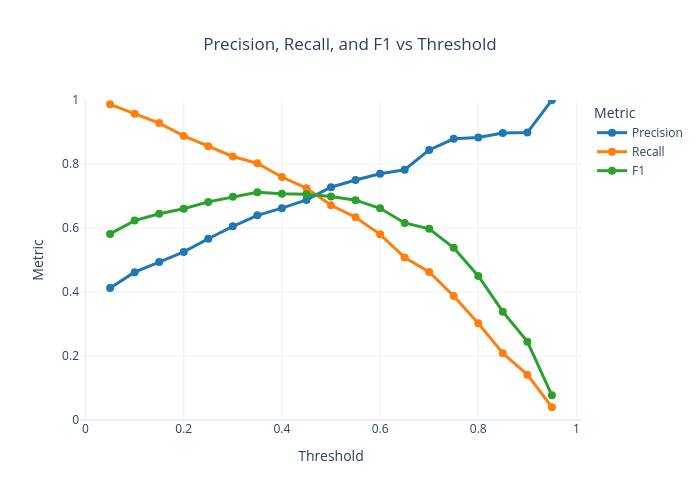

Notebook cell for this chart:
### Markdown cell above
The threshold table shows the operational trade-off clearly: lower thresholds increase recall but flag more customers, while higher thresholds improve precision but miss more churners. The final threshold should therefore be justified explicitly in terms of business goals rather than chosen mechanically.

### Code cell
fig = go.Figure()

fig.add_trace(
    go.Scatter(
        x=threshold_df['threshold'],
        y=threshold_df['precision'],
        mode='lines+markers',
        name='Precision',
        line=dict(width=3, color='#1f77b4'),
        marker=dict(size=8),
    )
)

fig.add_trace(
    go.Scatter(
        x=threshold_df['threshold'],
        y=threshold_df['recall'],
        mode='lines+markers',
        name='Recall',
        line=dict(width=3, color='#ff7f0e'),
        marker=dict(size=8),
    )
)

fig.add_trace(
    go.Scatter(
        x=threshold_df['threshold'],
        y=threshold_df['f1'],
        mode='lines+markers',
        name='F1',
        line=dict(width=3, color='#2ca02c'),
        marker=dict(size=8),
    )
)

fig.update_layout(
    title='Precision, Recall, and F1 vs Threshold',
    xaxis_title='Threshold',
    yaxis_title='Metric',
    template='plotly_white',
    title_x=0.5,
    hovermode='x unified',
    legend_title_text='Metric',
    width=700,
    height=500,
)

fig.update_yaxes(range=[0, 1])

fig.show()

### Figure 1 — Plotly figure (JSON) as saved in the notebook; plotly's stock layout.template omitted (floating-point values rounded to 4 significant figures)
{"data": [{"line": {"color": "#1f77b4", "width": 3}, "marker": {"size": 8}, "mode": "lines+markers", "name": "Precision", "type": "scatter", "x": [0.05, 0.1, 0.15, 0.2, 0.25, 0.3, 0.35, 0.4, 0.45, 0.5, 0.55, 0.6, 0.65, 0.7, 0.75, 0.8, 0.85, 0.9, 0.95], "y": [0.4123, 0.4619, 0.4936, 0.5253, 0.5664, 0.6051, 0.6397, 0.662, 0.6878, 0.7275, 0.75, 0.7695, 0.7819, 0.8439, 0.8788, 0.8828, 0.8966, 0.8983, 1]}, {"line": {"color": "#ff7f0e", "width": 3}, "marker": {"size": 8}, "mode": "lines+markers", "name": "Recall", "type": "scatter", "x": [0.05, 0.1, 0.15, 0.2, 0.25, 0.3, 0.35, 0.4, 0.45, 0.5, 0.55, 0.6, 0.65, 0.7, 0.75, 0.8, 0.85, 0.9, 0.95], "y": [0.9866, 0.9572, 0.9278, 0.8877, 0.8556, 0.8235, 0.8021, 0.7594, 0.7246, 0.6711, 0.6337, 0.5802, 0.508, 0.4626, 0.3877, 0.3021, 0.2086, 0.1417, 0.04011]}, {"line": {"color": "#2ca02c", "width": 3}, "marker": {"size": 8}, "mode": "lines+markers", "name": "F1", "type": "scatter", "x": [0.05, 0.1, 0.15, 0.2, 0.25, 0.3, 0.35, 0.4, 0.45, 0.5, 0.55, 0.6, 0.65, 0.7, 0.75, 0.8, 0.85, 0.9, 0.95], "y": [0.5816, 0.6232, 0.6444, 0.66, 0.6816, 0.6976, 0.7117, 0.7073, 0.7057, 0.6982, 0.687, 0.6616, 0.6159, 0.5976, 0.538, 0.4502, 0.3384, 0.2448, 0.07712]}], "layout": {"height": 500, "hovermode": "x unified", "legend": {"title": {"text": "Metric"}}, "title": {"text": "Precision, Recall, and F1 vs Threshold", "x": 0.5}, "width": 700, "xaxis": {"title": {"text": "Threshold"}}, "yaxis": {"range": [0, 1], "title": {"text": "Metric"}}}}
